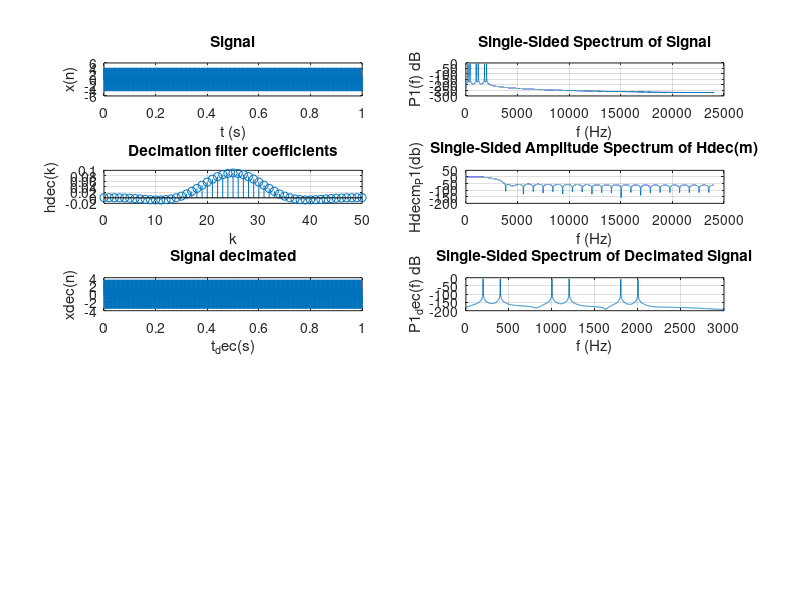

Recreate this plot in MATLAB.
% close all
clear

%-- common --
fs = 48000;         % Sampling frequency                    
Ts = 1/fs;          % Sampling period
fnyq = fs / 2;      % Nyquist frequency
L = 48000;          % Length of signal
t = (0:L-1)*Ts;     % Time vector
% atten_db = 60;      % Attenuation [db]. Aprox. 10 bits [ENOB], atten = 10 * 6.02 + 1.76 

% hlow_fpass = 600;
% hlow_fstop = 800;
% hband_fstop1 = 600;
% hband_fpass1 = 800;
% hband_fpass2 = 1400;
% hband_fstop2 = 6600;
% hhigh_fstop = 1400;
% hhigh_fpass = 1600;
% nfir = 100;

%-- signal --
f1 = 200;           % Signal frequency components
f2 = 400;           %
f3 = 1000;          %
f4 = 1200;          %
f5 = 1800;          %
f6 = 2000;          %
xn = sin(2*pi*f1*t) + sin(2*pi*f2*t) + sin(2*pi*f3*t) + sin(2*pi*f4*t) + sin(2*pi*f5*t) + sin(2*pi*f6*t);   %Signal

%-- signal fft --
f = fs*(0:(L/2))/L;             % Freq. vector
xn_win = xn'.*hanning(L);       % Windowing signal
Xm = fft(xn_win);               % FFT
P2 = abs(Xm/L);                 %
P1 = P2(1:L/2+1);               % Single sided FFT
P1(2:end-1) = 2*P1(2:end-1);    %
P1_db = 20*log10(P1);           %

%-- decimation filter --
decimation = 8;                     % Decimation factor. 48000Hz -> 6000Hz
B = 2200;                           % Pass band for decimate filter
fs_dec = fs / decimation;           % Sampling frequency after decimation
fstop = fs_dec - B;                 % At fstop the attenuation must be aprox 60dB (10 ENOB) to avoid aliasing
n_hdec = 50;                        % Decimation filter order
hdec_k = fir1(n_hdec,(B/fnyq));     % Decimation filter coeficients

%-- decimation filter fft --
Hdecm = fft( [hdec_k zeros(1, L - length(hdec_k))] ); % Single sided FFT
Hdecm_P2 = abs(Hdecm/1);                % Don't divide because filter coefficients are already scaled
Hdecm_P1 = Hdecm_P2(1:L/2+1);           % 
Hdecm_P1(2:end-1) = Hdecm_P1(2:end-1);  %
Hdecm_P1_db = 20*log10(Hdecm_P1);       %

%-- decimate signal --
xn_dec = filter(hdec_k,1,xn);               % Filter signal
xn_dec = downsample(xn_dec, decimation);    % Downlsample signal
t_dec = downsample(t, decimation);          % Decimate time vector

%-- decimate signal fft --
L_dec = length(xn_dec);                 % Lenght of decimated signal
f_dec = fs_dec*(0:(L_dec/2))/L_dec;     % Decimated frequency vector
xn_dec_win = xn_dec'.*hanning(L_dec);   % Windowing
Xm_dec = fft(xn_dec_win);               % Single sided FFT
P2_dec = abs(Xm_dec/L_dec);             %
P1_dec = P2_dec(1:L_dec/2+1);           %
P1_dec(2:end-1) = 2*P1_dec(2:end-1);    %
P1_dec_db = 20*log10(P1_dec);           %

% % %-- lowpass filter --
% % hl_f =   [0 (hlow_fpass/Fs) (hlow_fstop/Fs) 1];
% % hl_mag = [1 1               0               0];
% % hl_k = fir2(nfir,hl_f,hl_mag);
% % 
% % %-- lowpass filter fft --
% % Hlm = fft( [hl_k zeros(1, L - length(hl_k))] );
% % Hlm_P2 = abs(Hlm/1);    % don't divide because filter coefficients are already scaled ???
% % Hlm_P1 = Hlm_P2(1:L/2+1);
% % Hlm_P1(2:end-1) = Hlm_P1(2:end-1);


%-- plots --
%figure
subplot(5,2,1)
plot(t, xn)
grid on
title('Signal')
xlabel('t (s)')
ylabel('x(n)')

subplot(5,2,2)
plot(f,P1_db) 
% plot(f,P1) 
grid on
title('Single-Sided Spectrum of Signal')
xlabel('f (Hz)')
ylabel('P1(f) dB')

subplot(5,2,3)
stem((0:n_hdec), hdec_k)
grid on
title('Decimation filter coefficients')
xlabel('k')
ylabel('hdec(k)')

subplot(5,2,4)
plot(f,Hdecm_P1_db) 
grid on
title('Single-Sided Amplitude Spectrum of Hdec(m)')
xlabel('f (Hz)')
ylabel('Hdecm_P1(db)')

subplot(5,2,5)
plot(t_dec, xn_dec)
grid on
title('Signal decimated')
xlabel('t_dec(s)')
ylabel('xdec(n)')

subplot(5,2,6)
% plot(f_dec,P1_dec) 
plot(f_dec,P1_dec_db) 
grid on
title('Single-Sided Spectrum of Decimated Signal')
xlabel('f (Hz)')
ylabel('P1_dec(f) dB')

% % subplot(5,2,3)
% % stem((0:nfir), hl_k)
% % grid on
% % title('Lowpass filter coefficients')
% % xlabel('k')
% % ylabel('hl(k)')
% % 
% % subplot(5,2,4)
% % plot(f,Hlm_P1) 
% % grid on
% % title('Single-Sided Amplitude Spectrum of Hl(m)')
% % xlabel('f (Hz)')
% % ylabel('|Hlm_P1(f)|')
